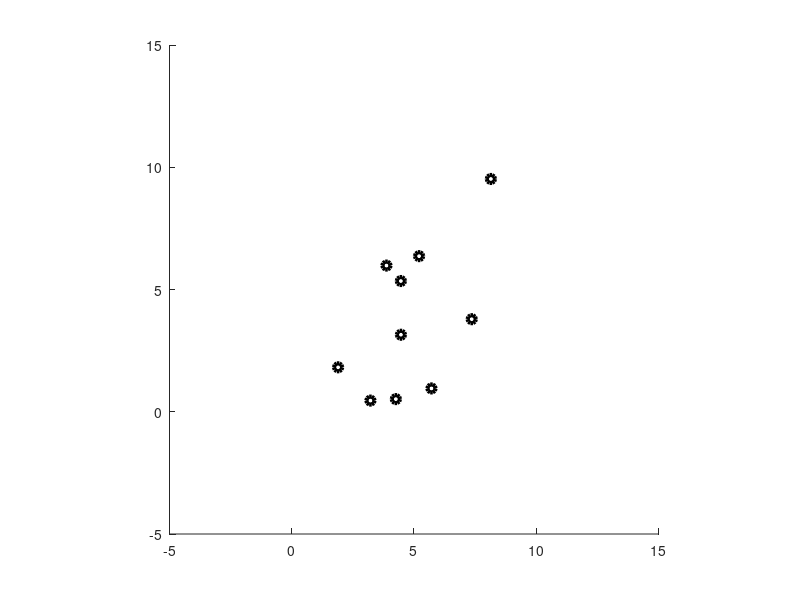

Here is the MATLAB script that generated this plot:


m=10; 
P=10*rand(2,m);
axis([-5,15,-5,15]); axis square; hold on;
plot(P(1,:),P(2,:),'oblack','LineWidth',3);


        
        
        
        
        



